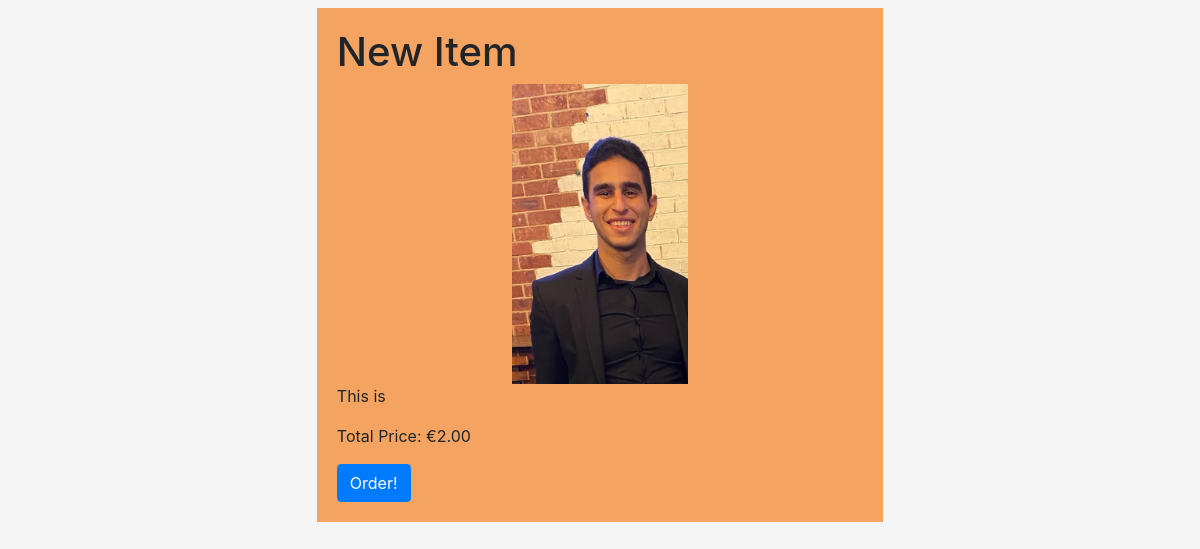
/lunch (lower part), run on an earlier commit of the app's database.
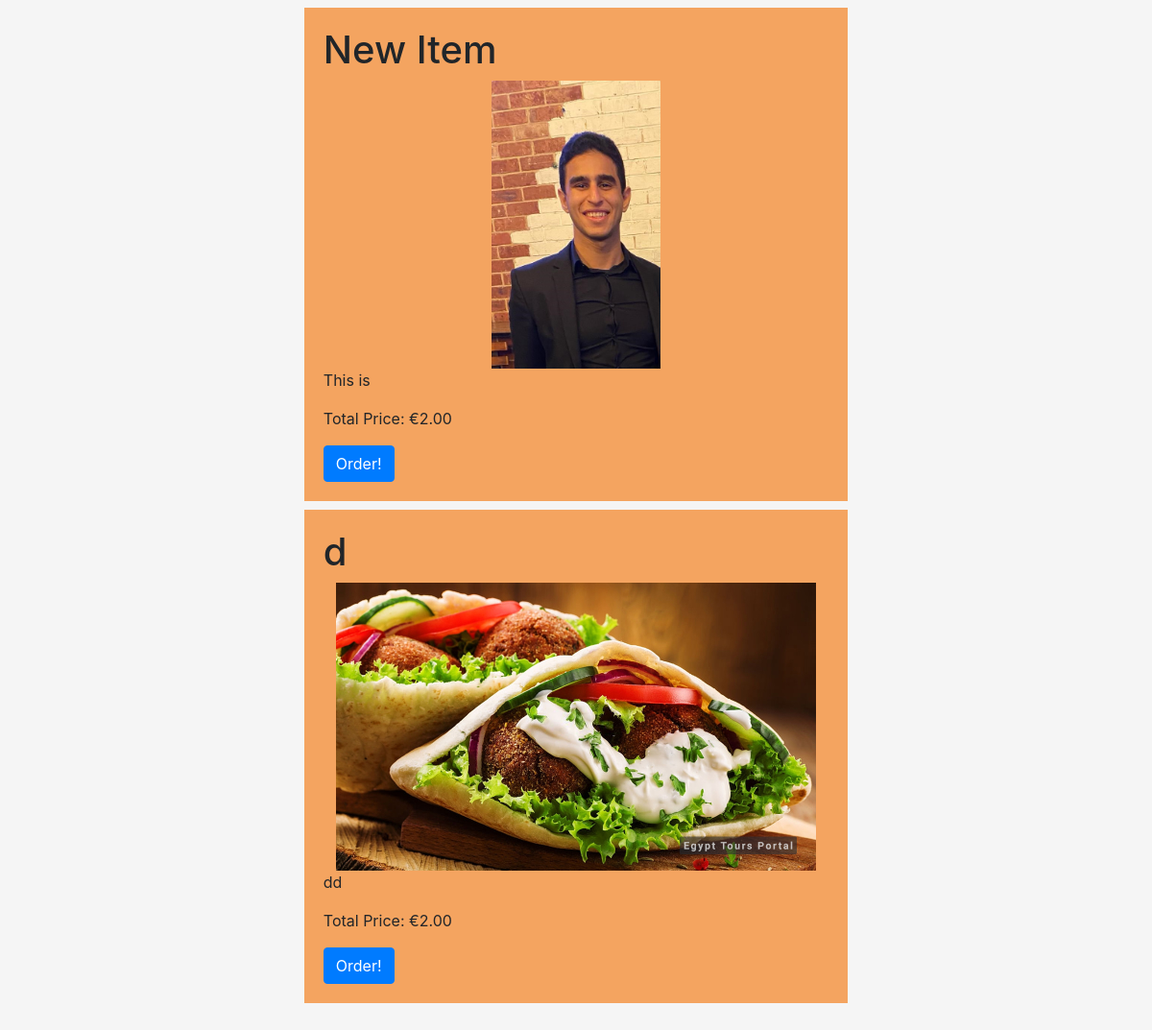
And on a later commit of the database.
### tables this page shows
CREATE TABLE food( id INTEGER PRIMARY KEY AUTOINCREMENT NOT NULL, Title TEXT NOT NULL, Description TEXT, Price DECIMAL NOT NULL, Category TEXT NOT NULL, supplierid INTEGER, img_path TEXT, FOREIGN KEY(supplierid) REFERENCES supplier(id));

### app.py (the view, shortened to what this page needs)
@app.route('/<category>', methods=["GET", "POST"])
def show_meal(category):
    if request.method == "GET":
        meals = db.execute("SELECT * FROM food WHERE Category = ?", category)
        if len(meals) == 0:
            return apology(f"No {category} data")
        return render_template("meal.html", meals=meals, category=category, ItConverts=ItConverts)

### app.py (called while the page is built)
@app.after_request
def after_request(response):
    response.headers["Cache-Control"] = "no-cache, no-store, must-revalidate"
    response.headers["Expires"] = 0
    response.headers["Pragma"] = "no-cache"
    return response

### func.py (called while the page is built)
def ItConverts(number):
    try:
        newNumber = float(number)
        currency = "{:.2f}".format(newNumber)
        euro = "\u20AC"
        return euro + str(currency)
    except:
        print("Not a number!")

### templates/meal.html (shortened to what this page needs)
{% extends "layout.html" %}
{% block main %}
<div class="row">
    <div class="middlecolumn">
        {% for item in meals %}
         <div class="content">
            <h1 class="display">{{ item["Title"] }}</h1>
            <img src="{{ item['img_path'] }}" alt="{{ item['Title'] }}" style="height: 300px; width: auto; display: block; margin: 0 auto;">
            <p>{{ item["Description"] }}</p>
            <p>Total Price: {{ ItConverts(item["Price"]) }}</p>
            <form action="/orders" method="post">
                <button type="submit" class="btn btn-primary">Order!</button>
            </form>
          </div>
        {% endfor %}
    </div>
</div>
{% endblock %}

What changed in the data, as far as the page shows it:
added food: Title "d", shows a picture, Description "dd", Price "€2.00"
